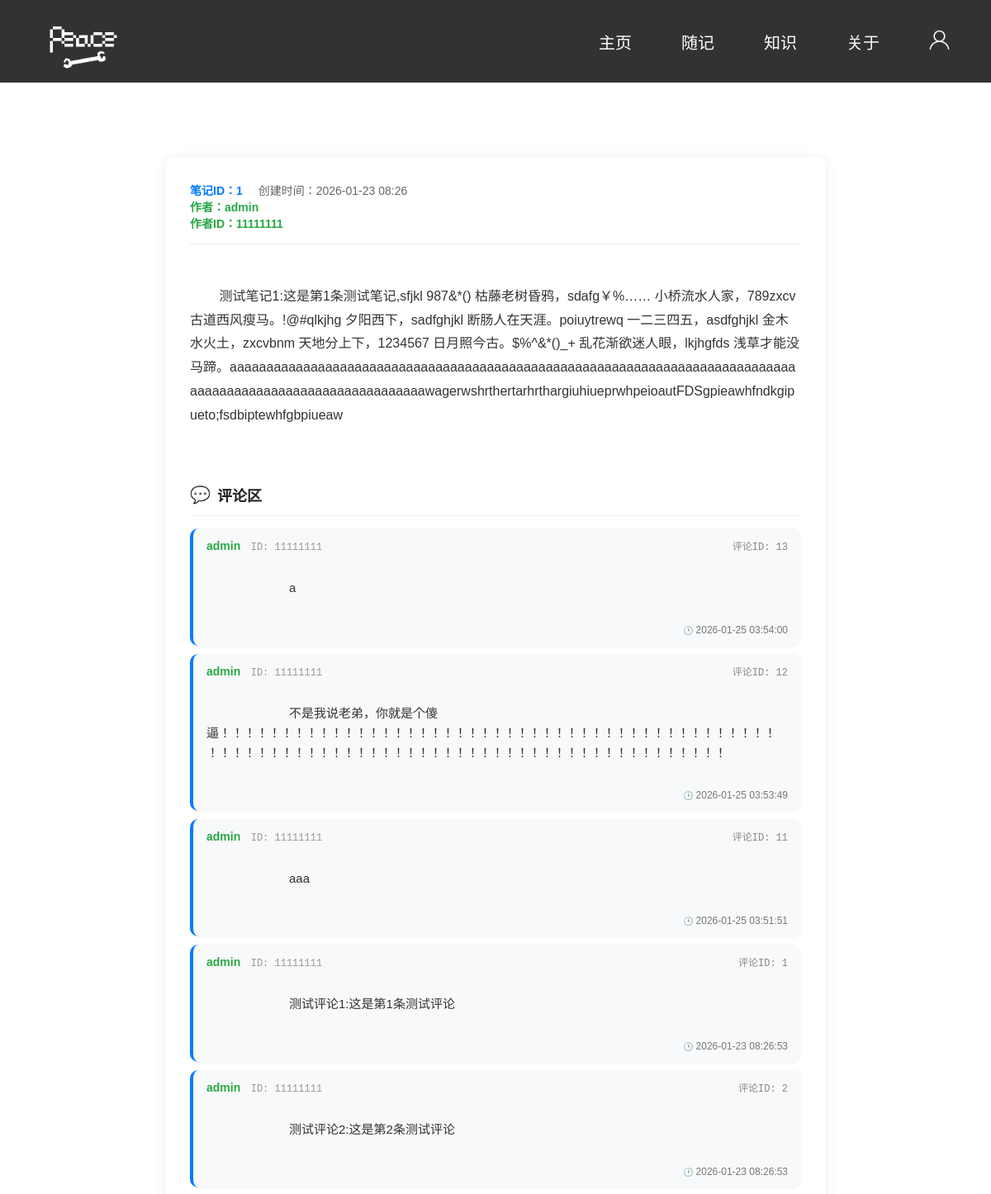
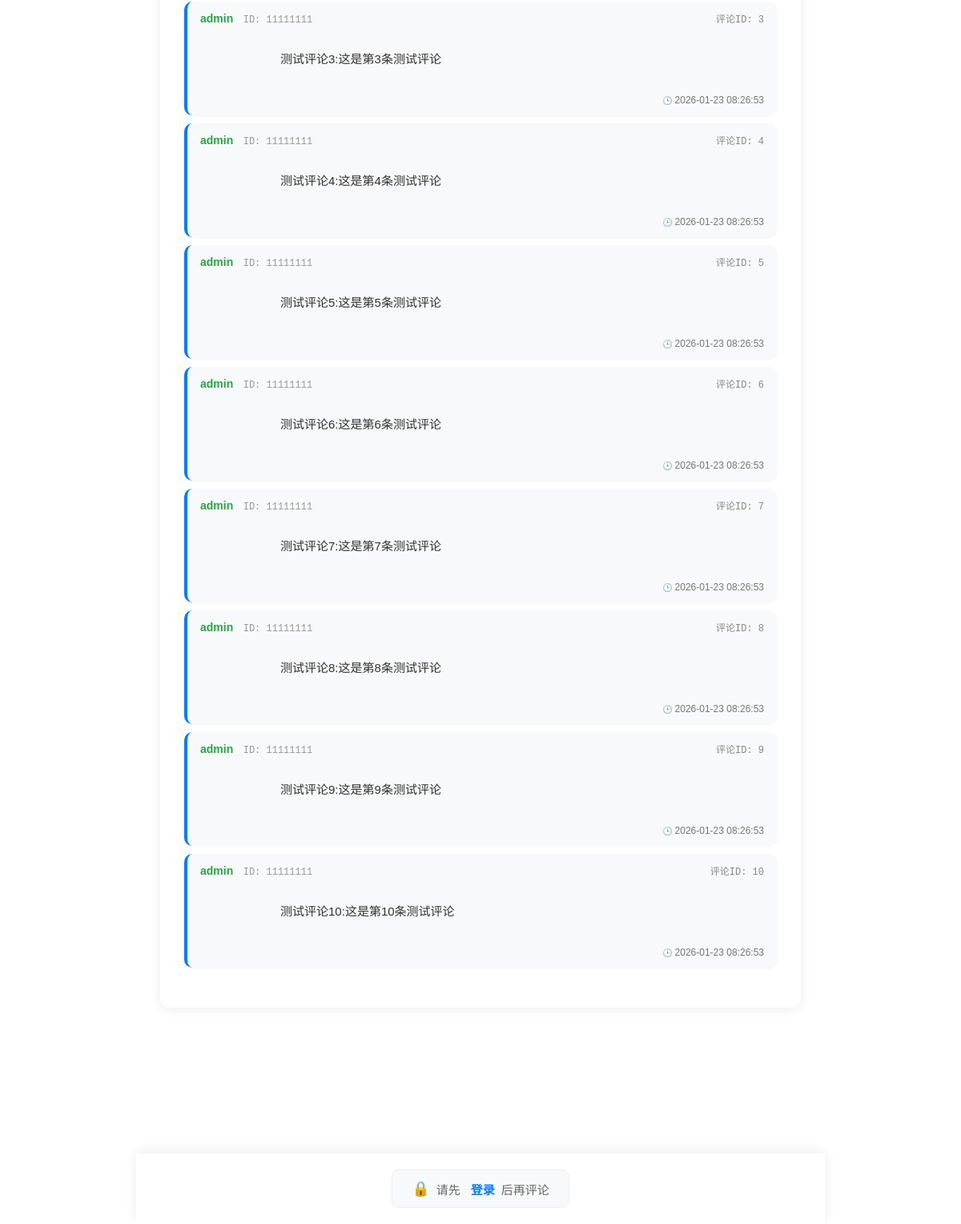
Screenshot of /note/1 with the database file from the repository (2 pictures, top to bottom).
### app.py (models this page shows, shortened)
class Note(db.Model):
    id = db.Column(db.Integer, primary_key=True)
    body = db.Column(db.Text)
    user_id = db.Column(db.String(8), db.ForeignKey('user.id'))
    created_at = db.Column(db.DateTime, default=db.func.current_timestamp())
    user = db.relationship('User', backref=db.backref('notes', lazy=True))

class User(UserMixin, db.Model):
    __tablename__ = 'user'
    id = db.Column(db.String(8), primary_key=True,)
    username = db.Column(db.String(80), unique=True, nullable=False)
    password_hash = db.Column(db.String(128),nullable=False)
    is_active = db.Column(db.Boolean,default=True)
    created_at=db.Column(db.DateTime,default=db.func.current_timestamp())#######

class Comment(db.Model):
    id = db.Column(db.Integer, primary_key=True)
    body = db.Column(db.Text)
    note_id = db.Column(db.Integer, db.ForeignKey('note.id'))
    created_at = db.Column(db.DateTime, default=db.func.current_timestamp())
    user_id = db.Column(db.String(8), db.ForeignKey('user.id'))
    user = db.relationship('User', backref=db.backref('comments', lazy=True))

### app.py (the view, shortened to what this page needs)
@app.route('/note/<int:id>',methods=['GET','POST'])
def note(id):
    statu = current_user.is_authenticated
    form = CommentForm()
    comments = Comment.query.filter_by(note_id=id).order_by(Comment.created_at.desc()).all()
    return render_template('note.html',note=Note.query.get(id),comments=comments,form=form,statu=statu)

### templates/note.html (shortened to what this page needs)
{% extends 'base.html' %}
{% block head %}
{{ super() }}
{% endblock %}
{% block content %}
<div class="note-detail">
    <div class="note-header">
        <span class="note-id">笔记ID：{{ note.id }}</span>
        <span class="note-time">创建时间：{{ note.created_at.strftime('%Y-%m-%d %H:%M') }}</span>
        <br>
        <span class="note-author">
            作者：{{ note.user.username  }}<br>
            作者ID：{{ note.user.id  }}
        </span>
    </div>
    <div class="note-content">
        {{ note.body }}
    </div>
    <h3 class="comments-title">评论区</h3>
    <div class="comments-list">
        {% if comments %}
            {% for comment in comments %}
                <div class="comment-card">
                    <div class="comment-author">
                        <div>
                            <span class="comment-author-name">{{ comment.user.username  }}</span>
                            <span class="comment-author-id">ID: {{ comment.user.id  }}</span>
                        </div>
                        <span class="comment-id">评论ID: {{ comment.id }}</span>
                    </div>
                    <div class="comment-content">
                        {{ comment.body }}
                    </div>
                    <span class="comment-time">
                        {{ comment.created_at.strftime('%Y-%m-%d %H:%M:%S') }}
                    </span>
                </div>
            {% endfor %}
        {% else %}
            <div class="empty-comments">
                暂无评论，快来留下你的想法吧～
            </div>
        {% endif %}
    </div>
</div>
<div class="hidden-block"></div>
{% if statu %}
<form method="post">
    <div class="fixed-comment-form">
        <div class="comment-form-inner">
            {{form.csrf_token }}
            {{form.body(class="custom-comment-textarea",placeholder="评论...") }}<br>
            {{form.submit(class="custom-comment-submit",value="确定") }}
        </div>
    </div>
</form>
{% else %}
<div class="login-prompt">
    <div class="login-prompt-text">
        请先<a href="{{ url_for('login', next=request.path) }}">登录</a>后再评论
    </div>
</div>
{% endif %}
{% endblock %}

### static/css/style.css (style rules this page uses)
* { margin: 0; padding: 0; box-sizing: border-box; -webkit-box-sizing: border-box; -moz-box-sizing: border-box; }
html { transform-origin:center center; transition:transform 0.5s ease; }
.hidden-block { width: 100%; height:150px; background:transparent; padding:20px; box-sizing:border-box; }

### templates/note.html (style rules this page uses)
.note-detail { max-width: 800px; margin: 40px auto; padding: 30px; background: #fff; border-radius: 12px; box-shadow: 0 2px 15px rgba(0, 0, 0, 0.08); font-family: "Microsoft YaHei", "PingFang SC", sans-serif; overflow: hidden; }
.note-header { border-bottom: 1px solid #eee; padding-bottom: 15px; margin-bottom: 20px; color: #666; font-size: 14px; }
.note-id { color: #007bff; font-weight: 600; margin-right: 15px; }
.note-time { margin-right: 15px; }
.note-author { color: #28a745; font-weight: 600; }
.note-content { font-size: 16px; line-height: 1.8; color: #333; white-space: pre-wrap; word-wrap: break-word; word-break: break-all; margin-bottom: 40px; }
.comments-title { font-size: 18px; color: #222; font-weight: 600; margin: 0 0 15px 0; padding-bottom: 12px; border-bottom: 1px solid #f0f0f0; display: flex; align-items: center; }
.comments-title::before { content: "💬"; margin-right: 8px; font-size: 20px; }
.comments-list { margin-bottom: 20px; }
.comment-card { background: #f8f9fa; border-radius: 10px; padding: 12px 16px; margin-bottom: 10px; border-left: 4px solid #007bff; box-shadow: 0 1px 3px rgba(0, 0, 0, 0.05); transition: all 0.3s ease; height: auto; min-height: unset; }
.comment-author { display: flex; justify-content: space-between; align-items: center; margin-bottom: 6px; }
.comment-author-name { font-size: 14px; font-weight: 600; color: #28a745; }
.comment-author-id { font-size: 12px; color: #999; margin-left: 8px; font-family: monospace; }
.comment-id { font-size: 12px; color: #888; font-family: monospace; }
.comment-content { font-size: 15px; line-height: 1.6; color: #333; margin: 6px 0 8px 0; white-space: pre-wrap; word-wrap: break-word; word-break: break-all; padding: 0; border-bottom: none; }
.comment-time { font-size: 12px; color: #777; text-align: right; display: block; margin-top: 4px; }
.comment-time::before { content: "🕒 "; font-size: 10px; }
.login-prompt { position: fixed; bottom: 0; left: 0; right: 0; background: #fff; padding: 20px 15px; box-shadow: 0 -2px 15px rgba(0, 0, 0, 0.08); z-index: 999; max-width: 860px; margin: 0 auto; text-align: center; font-size: 15px; color: #666; }
.login-prompt-text { display: inline-flex; align-items: center; gap: 8px; padding: 12px 24px; background: #f8f9fa; border-radius: 8px; border: 1px solid #eee; }
.login-prompt-text::before { content: "🔒"; font-size: 18px; }
.login-prompt a { color: #007bff; text-decoration: none; font-weight: 600; margin-left: 5px; transition: color 0.2s ease; }
.note-detail { max-width: 800px; margin: 40px auto; padding: 30px; background: #fff; border-radius: 12px; box-shadow: 0 2px 15px rgba(0, 0, 0, 0.08); font-family: "Microsoft YaHei", "PingFang SC", sans-serif; overflow: hidden; margin-bottom: 120px; }

### rows the page displays
Note: id "1", created_at "2026-01-23 08:26", body "测试笔记1:这是第1条测试笔记,sfjkl 987&*() 枯藤老树昏鸦，sdafg￥%…… 小桥流水人家，789zxcv 古道西风瘦马。!@#qlkjhg 夕阳西下，sadfghjkl 断肠人在天涯。poiuytrewq 一二三四五，asdfghjkl 金木水火土，zxcvbnm 天地分上下，1234567 日月照今古。$%^&*()_+ 乱花渐欲迷人眼，lkjhgfds 浅草才能没马蹄。aaaaaaaaaaaaaaaaaaaaaaaaaaaaaaaaaaaaaaaaaaaaaaaaaaaaaaaaaaaaaaaaaaaaaaaaaaaaaaaaaaaaaaaaaaaaaaaaaaaaaaaaaaaaawagerwshrthertarhrthargiuhiueprwhpeioautFDSgpieawhfndkgipueto;fsdbiptewhfgbpiueaw"
User: user.username "admin", user.id "11111111"
Comment: user.username "admin", user.id "11111111", id "13", body "a", created_at "2026-01-25 03:54:00"
Comment: user.username "admin", user.id "11111111", id "12", body "不是我说老弟，你就是个傻逼！！！！！！！！！！！！！！！！！！！！！！！！！！！！！！！！！！！！！！！！！！！！！！！！！！！！！！！！！！！！！！！！！！！！！！！！！！！！！！！！！！！！！！！", created_at "2026-01-25 03:53:49"
Comment: user.username "admin", user.id "11111111", id "11", body "aaa", created_at "2026-01-25 03:51:51"
Comment: user.username "admin", user.id "11111111", id "1", body "测试评论1:这是第1条测试评论", created_at "2026-01-23 08:26:53"
Comment: user.username "admin", user.id "11111111", id "2", body "测试评论2:这是第2条测试评论", created_at "2026-01-23 08:26:53"
Comment: user.username "admin", user.id "11111111", id "3", body "测试评论3:这是第3条测试评论", created_at "2026-01-23 08:26:53"
Comment: user.username "admin", user.id "11111111", id "4", body "测试评论4:这是第4条测试评论", created_at "2026-01-23 08:26:53"
Comment: user.username "admin", user.id "11111111", id "5", body "测试评论5:这是第5条测试评论", created_at "2026-01-23 08:26:53"
Comment: user.username "admin", user.id "11111111", id "6", body "测试评论6:这是第6条测试评论", created_at "2026-01-23 08:26:53"
Comment: user.username "admin", user.id "11111111", id "7", body "测试评论7:这是第7条测试评论", created_at "2026-01-23 08:26:53"
Comment: user.username "admin", user.id "11111111", id "8", body "测试评论8:这是第8条测试评论", created_at "2026-01-23 08:26:53"
Comment: user.username "admin", user.id "11111111", id "9", body "测试评论9:这是第9条测试评论", created_at "2026-01-23 08:26:53"
Comment: user.username "admin", user.id "11111111", id "10", body "测试评论10:这是第10条测试评论", created_at "2026-01-23 08:26:53"
